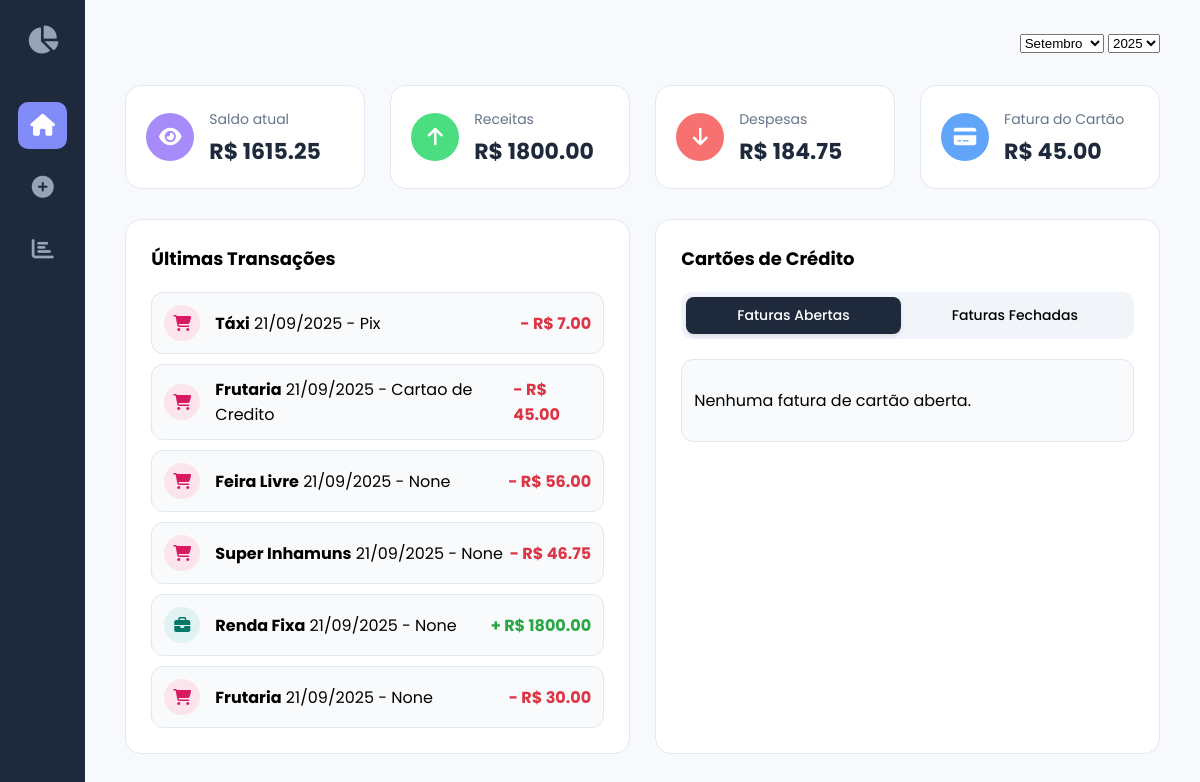
Page /dashboard (signed in) on the earlier database version.
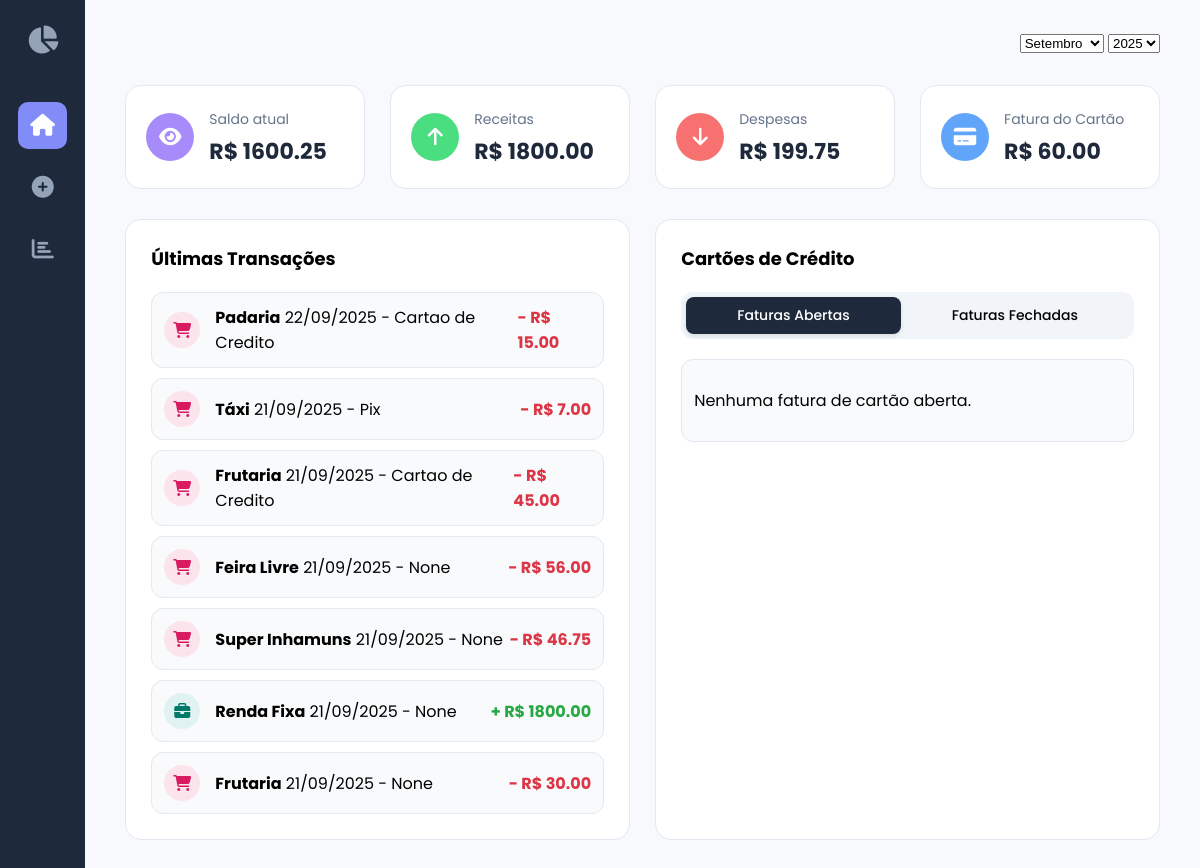
Same page on the later database version.
### app/models.py (models this page shows, shortened)
class Transaction(db.Model):
    id = db.Column(db.Integer, primary_key=True)
    type = db.Column(db.String(50), nullable=False)
    amount = db.Column(db.Float, nullable=False)
    description = db.Column(db.String(200), nullable=True)
    date = db.Column(db.DateTime, default=datetime.utcnow)
    payment_method = db.Column(db.String(50), nullable=True)
    category = db.Column(db.String(50), nullable=True)
    user_id = db.Column(db.Integer, db.ForeignKey('user.id'))

### app/routes.py (the view)
@main_bp.route('/dashboard', methods=['GET'])
def dashboard():
    if 'user_id' not in session:
        flash('Faça login para acessar o dashboard.', 'warning')
        return redirect(url_for('main.login'))
    user_id = session['user_id']
    try:
        selected_month = int(request.args.get('month', datetime.now().month))
        selected_year = int(request.args.get('year', datetime.now().year))
    except (ValueError, TypeError):
        selected_month = datetime.now().month
        selected_year = datetime.now().year
    transactions = Transaction.query.filter(
        Transaction.user_id == user_id,
        extract('month', Transaction.date) == selected_month,
        extract('year', Transaction.date) == selected_year
    ).order_by(Transaction.date.desc()).all()
    total_income = sum(t.amount for t in transactions if t.type == 'income')
    total_expense = sum(t.amount for t in transactions if t.type == 'expense')
    balance = total_income - total_expense
    years = sorted(list(set(t.date.year for t in Transaction.query.filter_by(user_id=user_id).all())))
    if not years:
        years = [datetime.now().year]
    month_names = ["Janeiro", "Fevereiro", "Março", "Abril", "Maio", "Junho", "Julho", "Agosto", "Setembro", "Outubro", "Novembro", "Dezembro"]
    credit_card_bill = sum(t.amount for t in transactions if t.payment_method == 'Cartao de Credito' and t.type == 'expense')
    invoices = [] # Lógica para buscar faturas de cartões de crédito aqui
    return render_template(
        'dashboard.html',
        active_page='dashboard',
        balance=balance,
        total_income=total_income,
        total_expense=total_expense,
        transactions=transactions,
        credit_card_bill=credit_card_bill,
        invoices=invoices,
        selected_month=selected_month,
        selected_year=selected_year,
        month_names=month_names,
        years=years
    )

### app/routes.py (called while the page is built)
@main_bp.app_template_filter('format_date')
def format_date_filter(value):
    if value is None:
        return ""
    if isinstance(value, datetime):
        return value.strftime('%d/%m/%Y')
    return datetime.fromisoformat(value).strftime('%d/%m/%Y')

### app/templates/dashboard.html (shortened to what this page needs)
{% extends "layout.html" %}
{% block content %}
<header class="dashboard-header">
    <div class="month-selector">
        <form id="filter-form" method="get" action="{{ url_for('main.dashboard') }}">
            <select name="month" id="month-select" onchange="document.getElementById('filter-form').submit()">
                {% for i in range(1, 13) %}
                    <option value="{{ i }}" {% if i == selected_month %}selected{% endif %}>{{ month_names[i-1] }}</option>
                {% endfor %}
            </select>
            <select name="year" id="year-select" onchange="document.getElementById('filter-form').submit()">
                {% for year in years %}
                    <option value="{{ year }}" {% if year == selected_year %}selected{% endif %}>{{ year }}</option>
                {% endfor %}
            </select>
        </form>
    </div>
</header>
<section class="summary-cards">
    <div class="card">
        <div class="card-icon icon-saldo">
            <i class="fas fa-eye"></i>
        </div>
        <div class="card-content">
            <span>Saldo atual</span>
            <h2>R$ {{ "%.2f"|format(balance) }}</h2>
        </div>
    </div>
    <div class="card">
        <div class="card-icon icon-receitas">
            <i class="fas fa-arrow-up"></i>
        </div>
        <div class="card-content">
            <span>Receitas</span>
            <h2>R$ {{ "%.2f"|format(total_income) }}</h2>
        </div>
    </div>
    <div class="card">
        <div class="card-icon icon-despesas">
            <i class="fas fa-arrow-down"></i>
        </div>
        <div class="card-content">
            <span>Despesas</span>
            <h2>R$ {{ "%.2f"|format(total_expense) }}</h2>
        </div>
    </div>
    <div class="card">
        <div class="card-icon icon-cartao">
            <i class="fas fa-credit-card"></i>
        </div>
        <div class="card-content">
            <span>Fatura do Cartão</span>
            <h2>R$ {{ "%.2f"|format(credit_card_bill) }}</h2>
        </div>
    </div>
</section>
<section class="main-sections">
    <div class="section-card">
        <h3>Últimas Transações</h3>
        <ul class="transaction-list">
            {% for transaction in transactions %}
            <li>
                <div class="transaction-icon" style="background-color: {% if transaction.type == 'income' %}#e0f2f1{% else %}#fce4ec{% endif %}; color: {% if transaction.type == 'income' %}#00796b{% else %}#d81b60{% endif %};">
                    <i class="fas fa-{% if transaction.type == 'income' %}briefcase{% else %}shopping-cart{% endif %}"></i>
                </div>
                <div class="transaction-info">
                    <strong>{{ transaction.description }}</strong>
                    <span>{{ transaction.date|format_date }} - {{ transaction.payment_method }}</span>
                </div>
                <span class="transaction-value {% if transaction.type == 'income' %}text-success{% else %}text-danger{% endif %}">
                    {% if transaction.type == 'income' %}+{% else %}-{% endif %} R$ {{ "%.2f"|format(transaction.amount) }}
                </span>
            </li>
            {% else %}
            <li>
                <p class="no-data">Nenhuma transação registrada ainda.</p>
            </li>
            {% endfor %}
        </ul>
    </div>
    <div class="section-card">
        <h3>Cartões de Crédito</h3>
        <div class="tabs">
            <button class="tab-btn active">Faturas Abertas</button>
            <button class="tab-btn">Faturas Fechadas</button>
        </div>
        <ul class="invoice-list">
            {% for invoice in invoices %}
            <li>
                <div class="invoice-icon"><i class="fab fa-cc-{{ invoice.card_brand|lower }}"></i></div>
                <div class="invoice-info">
                    <strong>{{ invoice.card_name }}</strong>
                    <span>Fecha em {{ invoice.due_date|default('Data não disponível') }}</span>
                </div>
                <span class="invoice-value">R$ {{ "%.2f"|format(invoice.amount) }}</span>
            </li>
            {% else %}
            <li>
                <p class="no-data">Nenhuma fatura de cartão aberta.</p>
            </li>
            {% endfor %}
        </ul>
    </div>
</section>
{% endblock %}

### app/templates/layout.html (shortened to what this page needs)
<!DOCTYPE html>
<html lang="pt-br">
<head>
    <link rel="stylesheet" href="{{ url_for('static', filename='css/style.css') }}">
    <link rel="stylesheet" href="https://cdnjs.cloudflare.com/ajax/libs/font-awesome/6.5.2/css/all.min.css" />
</head>
<body>
    <div class="dashboard-container">
        <nav class="sidebar sidebar-dark">
            <div class="sidebar-header">
                <a href="{{ url_for('main.dashboard') }}" class="sidebar-logo"><i class="fas fa-chart-pie"></i></a>
            </div>
            <ul class="sidebar-menu">
                <li class="{{ 'active' if active_page == 'dashboard' else '' }}">
                    <a href="{{ url_for('main.dashboard') }}" title="Home"><i class="fas fa-home"></i></a>
                </li>
                <li class="{{ 'active' if active_page == 'add' else '' }}">
                    <a href="{{ url_for('main.add_transaction') }}" title="Adicionar"><i class="fas fa-plus-circle"></i></a>
                </li>
                <li class="{{ 'active' if active_page == 'reports' else '' }}">
                    <a href="{{ url_for('main.reports') }}" title="Relatórios"><i class="fas fa-chart-bar"></i></a>
                </li>
            </ul>
        </nav>
        <main class="main-content">
            {% block content %}
            {% endblock %}
        </main>
    </div>
</body>
</html>

### app/static/css/style.css (style rules this page uses)
body { margin: 0; font-family: 'Poppins', sans-serif; background-color: #f7f9fc; }
.dashboard-container { display: flex; min-height: 100vh; }
.sidebar.sidebar-dark { width: 90px; background-color: #1e293b; padding: 20px 0; transition: width 0.3s ease; }
.sidebar-logo { display: block; text-align: center; font-size: 28px; color: #94a3b8; margin-bottom: 40px; }
.sidebar-dark .sidebar-menu { display: flex; flex-direction: column; align-items: center; gap: 15px; list-style: none; padding: 0; margin: 0; }
.sidebar-dark .sidebar-menu li a { color: #94a3b8; padding: 12px; border-radius: 10px; font-size: 22px; line-height: 1; display: block; text-decoration: none; transition: all 0.3s ease; }
.sidebar-dark .sidebar-menu li.active a { background-color: #818cf8; color: #ffffff; }
.main-content { flex-grow: 1; padding: 30px 40px; min-width: 0; }
.dashboard-header { display: flex; justify-content: flex-end; align-items: center; margin-bottom: 30px; }
.summary-cards { display: grid; grid-template-columns: repeat(4, 1fr); gap: 25px; margin-bottom: 30px; }
.card { background-color: white; padding: 20px; border-radius: 16px; border: 1px solid #e2e8f0; display: flex; align-items: center; }
.card-icon { width: 48px; height: 48px; border-radius: 50%; display: flex; align-items: center; justify-content: center; font-size: 20px; margin-right: 15px; color: white; flex-shrink: 0; }
.icon-saldo { background-color: #a78bfa; }
.icon-receitas { background-color: #4ade80; }
.icon-despesas { background-color: #f87171; }
.icon-cartao { background-color: #60a5fa; }
.card-content span { color: #64748b; font-size: 14px; }
.card-content h2 { margin: 4px 0 0 0; font-size: 22px; color: #1e293b; }
.main-sections { display: grid; grid-template-columns: 1fr 1fr; gap: 25px; }
.section-card { background-color: white; padding: 25px; border-radius: 16px; border: 1px solid #e2e8f0; }
.section-card h3 { margin-top: 0; margin-bottom: 20px; font-size: 18px; }
.transaction-list, .invoice-list { list-style: none; padding: 0; margin: 0; }
.transaction-list li, .invoice-list li { display: flex; align-items: center; padding: 12px; border-radius: 12px; margin-bottom: 10px; background-color: #f8fafc; border: 1px solid #e2e8f0; }
.transaction-list li:last-child, .invoice-list li:last-child { margin-bottom: 0; }
.transaction-icon, .invoice-icon { width: 36px; height: 36px; border-radius: 50%; display: flex; align-items: center; justify-content: center; background-color: #e2e8f0; color: #64748b; margin-right: 15px; flex-shrink: 0; }
.transaction-info, .invoice-info { flex-grow: 1; }
.transaction-value, .invoice-value { font-weight: 700; }
.tabs { background-color: #f1f5f9; border-radius: 12px; padding: 5px; margin-bottom: 20px; display: flex; }
.tab-btn { flex-grow: 1; background: none; border: none; padding: 8px 15px; font-family: 'Poppins', sans-serif; font-size: 14px; font-weight: 500; cursor: pointer; border-radius: 8px; transition: all 0.3s ease; }
.tab-btn.active { background-color: #1e293b; color: white; box-shadow: 0 2px 4px rgba(0,0,0,0.1); }
.text-success { color: #28a745 !important; }
.text-danger { color: #dc3545 !important; }

Differences in the rows shown:
added Transaction: amount "15.00"
Other differences:
{{ "%.2f"|format(balance) }}: "1615.25" → "1600.25"
{{ "%.2f"|format(total_expense) }}: "184.75" → "199.75"
{{ "%.2f"|format(credit_card_bill) }}: "45.00" → "60.00"
